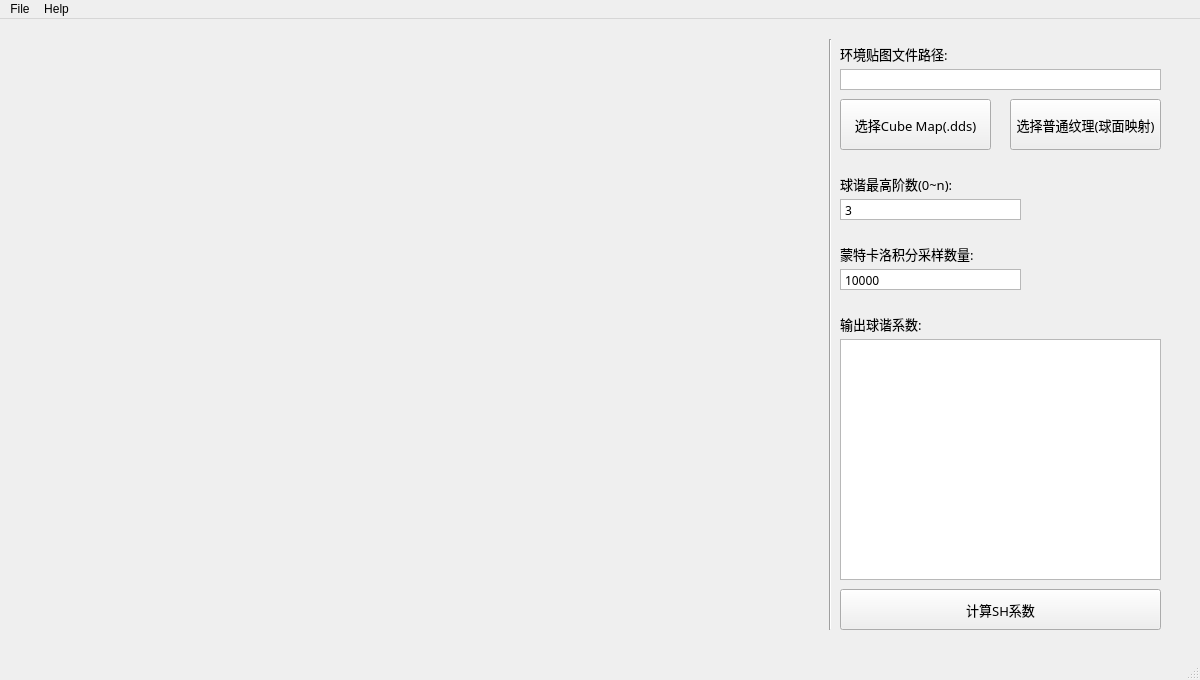
<?xml version="1.0" encoding="UTF-8"?>
<ui version="4.0">
 <class>MyUiWindow</class>
 <widget class="QMainWindow" name="MyUiWindow">
  <property name="geometry">
   <rect>
    <x>0</x>
    <y>0</y>
    <width>1200</width>
    <height>680</height>
   </rect>
  </property>
  <property name="minimumSize">
   <size>
    <width>1200</width>
    <height>680</height>
   </size>
  </property>
  <property name="maximumSize">
   <size>
    <width>1200</width>
    <height>680</height>
   </size>
  </property>
  <property name="windowTitle">
   <string>Spherical Harmonic Lighting Utility - sunhonglian</string>
  </property>
  <property name="windowOpacity">
   <double>1.000000000000000</double>
  </property>
  <widget class="QWidget" name="centralWidget">
   <widget class="QWidget" name="renderCanvas" native="true">
    <property name="geometry">
     <rect>
      <x>20</x>
      <y>20</y>
      <width>800</width>
      <height>600</height>
     </rect>
    </property>
    <property name="font">
     <font>
      <pointsize>11</pointsize>
     </font>
    </property>
   </widget>
   <widget class="QLabel" name="label_envMapPath">
    <property name="geometry">
     <rect>
      <x>840</x>
      <y>20</y>
      <width>251</width>
      <height>31</height>
     </rect>
    </property>
    <property name="font">
     <font>
      <family>Microsoft YaHei UI Light</family>
      <pointsize>10</pointsize>
      <weight>50</weight>
      <bold>false</bold>
     </font>
    </property>
    <property name="text">
     <string>&lt;html&gt;&lt;head/&gt;&lt;body&gt;&lt;p&gt;环境贴图文件路径:&lt;/p&gt;&lt;/body&gt;&lt;/html&gt;</string>
    </property>
   </widget>
   <widget class="QTextBrowser" name="textBrowser">
    <property name="geometry">
     <rect>
      <x>840</x>
      <y>50</y>
      <width>321</width>
      <height>21</height>
     </rect>
    </property>
    <property name="font">
     <font>
      <family>Microsoft YaHei UI Light</family>
      <pointsize>8</pointsize>
     </font>
    </property>
    <property name="statusTip">
     <string extracomment="Note:可以是无压缩.dds格式的Cube Map,也可以是普通的 单张贴图(之后会做球面映射)"/>
    </property>
    <property name="verticalScrollBarPolicy">
     <enum>Qt::ScrollBarAlwaysOff</enum>
    </property>
    <property name="horizontalScrollBarPolicy">
     <enum>Qt::ScrollBarAlwaysOff</enum>
    </property>
    <property name="html">
     <string>&lt;!DOCTYPE HTML PUBLIC &quot;-//W3C//DTD HTML 4.0//EN&quot; &quot;http://www.w3.org/TR/REC-html40/strict.dtd&quot;&gt;
&lt;html&gt;&lt;head&gt;&lt;meta name=&quot;qrichtext&quot; content=&quot;1&quot; /&gt;&lt;style type=&quot;text/css&quot;&gt;
p, li { white-space: pre-wrap; }
&lt;/style&gt;&lt;/head&gt;&lt;body style=&quot; font-family:'Microsoft YaHei UI Light'; font-size:8pt; font-weight:400; font-style:normal;&quot;&gt;
&lt;p style=&quot;-qt-paragraph-type:empty; margin-top:0px; margin-bottom:0px; margin-left:0px; margin-right:0px; -qt-block-indent:0; text-indent:0px; font-size:9pt;&quot;&gt;&lt;br /&gt;&lt;/p&gt;&lt;/body&gt;&lt;/html&gt;</string>
    </property>
   </widget>
   <widget class="QPushButton" name="btn_SelectCubeMap">
    <property name="geometry">
     <rect>
      <x>840</x>
      <y>80</y>
      <width>151</width>
      <height>51</height>
     </rect>
    </property>
    <property name="font">
     <font>
      <family>Microsoft YaHei UI Light</family>
      <pointsize>10</pointsize>
     </font>
    </property>
    <property name="text">
     <string>选择Cube Map(.dds)</string>
    </property>
   </widget>
   <widget class="Line" name="line">
    <property name="geometry">
     <rect>
      <x>820</x>
      <y>20</y>
      <width>20</width>
      <height>591</height>
     </rect>
    </property>
    <property name="orientation">
     <enum>Qt::Vertical</enum>
    </property>
   </widget>
   <widget class="QLabel" name="label_MonteCarlo">
    <property name="geometry">
     <rect>
      <x>840</x>
      <y>220</y>
      <width>141</width>
      <height>31</height>
     </rect>
    </property>
    <property name="font">
     <font>
      <family>Microsoft YaHei UI Light</family>
      <pointsize>10</pointsize>
      <weight>50</weight>
      <bold>false</bold>
     </font>
    </property>
    <property name="text">
     <string>&lt;html&gt;&lt;head/&gt;&lt;body&gt;&lt;p&gt;蒙特卡洛积分采样数量:&lt;/p&gt;&lt;/body&gt;&lt;/html&gt;</string>
    </property>
   </widget>
   <widget class="QTextEdit" name="textEdit">
    <property name="geometry">
     <rect>
      <x>840</x>
      <y>250</y>
      <width>181</width>
      <height>21</height>
     </rect>
    </property>
    <property name="font">
     <font>
      <family>Microsoft YaHei UI Light</family>
      <pointsize>10</pointsize>
     </font>
    </property>
    <property name="inputMethodHints">
     <set>Qt::ImhDigitsOnly</set>
    </property>
    <property name="verticalScrollBarPolicy">
     <enum>Qt::ScrollBarAlwaysOff</enum>
    </property>
    <property name="horizontalScrollBarPolicy">
     <enum>Qt::ScrollBarAlwaysOff</enum>
    </property>
    <property name="html">
     <string>&lt;!DOCTYPE HTML PUBLIC &quot;-//W3C//DTD HTML 4.0//EN&quot; &quot;http://www.w3.org/TR/REC-html40/strict.dtd&quot;&gt;
&lt;html&gt;&lt;head&gt;&lt;meta name=&quot;qrichtext&quot; content=&quot;1&quot; /&gt;&lt;style type=&quot;text/css&quot;&gt;
p, li { white-space: pre-wrap; }
&lt;/style&gt;&lt;/head&gt;&lt;body style=&quot; font-family:'Microsoft YaHei UI Light'; font-size:10pt; font-weight:400; font-style:normal;&quot;&gt;
&lt;p style=&quot; margin-top:0px; margin-bottom:0px; margin-left:0px; margin-right:0px; -qt-block-indent:0; text-indent:0px;&quot;&gt;&lt;span style=&quot; font-family:'SimSun'; font-size:9pt;&quot;&gt;10000&lt;/span&gt;&lt;/p&gt;&lt;/body&gt;&lt;/html&gt;</string>
    </property>
   </widget>
   <widget class="QPushButton" name="btn_SelectSphericalMap">
    <property name="geometry">
     <rect>
      <x>1010</x>
      <y>80</y>
      <width>151</width>
      <height>51</height>
     </rect>
    </property>
    <property name="font">
     <font>
      <family>Microsoft YaHei UI Light</family>
      <pointsize>10</pointsize>
     </font>
    </property>
    <property name="text">
     <string>选择普通纹理(球面映射)</string>
    </property>
   </widget>
   <widget class="QTextEdit" name="textEdit_2">
    <property name="geometry">
     <rect>
      <x>840</x>
      <y>180</y>
      <width>181</width>
      <height>21</height>
     </rect>
    </property>
    <property name="font">
     <font>
      <family>Microsoft YaHei UI Light</family>
      <pointsize>10</pointsize>
     </font>
    </property>
    <property name="inputMethodHints">
     <set>Qt::ImhDigitsOnly</set>
    </property>
    <property name="verticalScrollBarPolicy">
     <enum>Qt::ScrollBarAlwaysOff</enum>
    </property>
    <property name="horizontalScrollBarPolicy">
     <enum>Qt::ScrollBarAlwaysOff</enum>
    </property>
    <property name="html">
     <string>&lt;!DOCTYPE HTML PUBLIC &quot;-//W3C//DTD HTML 4.0//EN&quot; &quot;http://www.w3.org/TR/REC-html40/strict.dtd&quot;&gt;
&lt;html&gt;&lt;head&gt;&lt;meta name=&quot;qrichtext&quot; content=&quot;1&quot; /&gt;&lt;style type=&quot;text/css&quot;&gt;
p, li { white-space: pre-wrap; }
&lt;/style&gt;&lt;/head&gt;&lt;body style=&quot; font-family:'Microsoft YaHei UI Light'; font-size:10pt; font-weight:400; font-style:normal;&quot;&gt;
&lt;p style=&quot; margin-top:0px; margin-bottom:0px; margin-left:0px; margin-right:0px; -qt-block-indent:0; text-indent:0px;&quot;&gt;&lt;span style=&quot; font-family:'SimSun'; font-size:9pt;&quot;&gt;3&lt;/span&gt;&lt;/p&gt;&lt;/body&gt;&lt;/html&gt;</string>
    </property>
   </widget>
   <widget class="QLabel" name="label_SHOrder">
    <property name="geometry">
     <rect>
      <x>840</x>
      <y>150</y>
      <width>141</width>
      <height>31</height>
     </rect>
    </property>
    <property name="font">
     <font>
      <family>Microsoft YaHei UI Light</family>
      <pointsize>10</pointsize>
      <weight>50</weight>
      <bold>false</bold>
     </font>
    </property>
    <property name="text">
     <string>&lt;html&gt;&lt;head/&gt;&lt;body&gt;&lt;p&gt;球谐最高阶数(0~n):&lt;/p&gt;&lt;/body&gt;&lt;/html&gt;</string>
    </property>
   </widget>
   <widget class="QTextEdit" name="textEdit_3">
    <property name="geometry">
     <rect>
      <x>840</x>
      <y>320</y>
      <width>321</width>
      <height>241</height>
     </rect>
    </property>
    <property name="font">
     <font>
      <family>Microsoft YaHei UI Light</family>
      <pointsize>10</pointsize>
     </font>
    </property>
    <property name="inputMethodHints">
     <set>Qt::ImhDigitsOnly|Qt::ImhMultiLine</set>
    </property>
    <property name="verticalScrollBarPolicy">
     <enum>Qt::ScrollBarAlwaysOff</enum>
    </property>
    <property name="horizontalScrollBarPolicy">
     <enum>Qt::ScrollBarAlwaysOff</enum>
    </property>
    <property name="html">
     <string>&lt;!DOCTYPE HTML PUBLIC &quot;-//W3C//DTD HTML 4.0//EN&quot; &quot;http://www.w3.org/TR/REC-html40/strict.dtd&quot;&gt;
&lt;html&gt;&lt;head&gt;&lt;meta name=&quot;qrichtext&quot; content=&quot;1&quot; /&gt;&lt;style type=&quot;text/css&quot;&gt;
p, li { white-space: pre-wrap; }
&lt;/style&gt;&lt;/head&gt;&lt;body style=&quot; font-family:'Microsoft YaHei UI Light'; font-size:10pt; font-weight:400; font-style:normal;&quot;&gt;
&lt;p style=&quot;-qt-paragraph-type:empty; margin-top:0px; margin-bottom:0px; margin-left:0px; margin-right:0px; -qt-block-indent:0; text-indent:0px;&quot;&gt;&lt;br /&gt;&lt;/p&gt;&lt;/body&gt;&lt;/html&gt;</string>
    </property>
   </widget>
   <widget class="QLabel" name="label_CalSHCoeff">
    <property name="geometry">
     <rect>
      <x>840</x>
      <y>290</y>
      <width>141</width>
      <height>31</height>
     </rect>
    </property>
    <property name="font">
     <font>
      <family>Microsoft YaHei UI Light</family>
      <pointsize>10</pointsize>
      <weight>50</weight>
      <bold>false</bold>
     </font>
    </property>
    <property name="text">
     <string>&lt;html&gt;&lt;head/&gt;&lt;body&gt;&lt;p&gt;输出球谐系数:&lt;/p&gt;&lt;/body&gt;&lt;/html&gt;</string>
    </property>
   </widget>
   <widget class="QPushButton" name="btn_ComputeSH">
    <property name="geometry">
     <rect>
      <x>840</x>
      <y>570</y>
      <width>321</width>
      <height>41</height>
     </rect>
    </property>
    <property name="font">
     <font>
      <family>Microsoft YaHei UI Light</family>
      <pointsize>10</pointsize>
     </font>
    </property>
    <property name="text">
     <string>计算SH系数</string>
    </property>
   </widget>
  </widget>
  <widget class="QMenuBar" name="menuBar">
   <property name="geometry">
    <rect>
     <x>0</x>
     <y>0</y>
     <width>1200</width>
     <height>23</height>
    </rect>
   </property>
   <widget class="QMenu" name="menu_File">
    <property name="title">
     <string>File</string>
    </property>
    <addaction name="actionExit"/>
   </widget>
   <widget class="QMenu" name="menu_Help">
    <property name="title">
     <string>Help</string>
    </property>
    <addaction name="actionAuthor"/>
   </widget>
   <addaction name="menu_File"/>
   <addaction name="menu_Help"/>
  </widget>
  <widget class="QStatusBar" name="statusBar"/>
  <action name="actionAuthor">
   <property name="text">
    <string>Author</string>
   </property>
  </action>
  <action name="actionExit">
   <property name="text">
    <string>Exit</string>
   </property>
  </action>
 </widget>
 <layoutdefault spacing="6" margin="11"/>
 <resources>
  <include location="QtSHLightingUtility.qrc"/>
 </resources>
 <connections>
  <connection>
   <sender>btn_SelectCubeMap</sender>
   <signal>clicked()</signal>
   <receiver>MyUiWindow</receiver>
   <slot>update()</slot>
   <hints>
    <hint type="sourcelabel">
     <x>962</x>
     <y>135</y>
    </hint>
    <hint type="destinationlabel">
     <x>1074</x>
     <y>179</y>
    </hint>
   </hints>
  </connection>
 </connections>
</ui>
